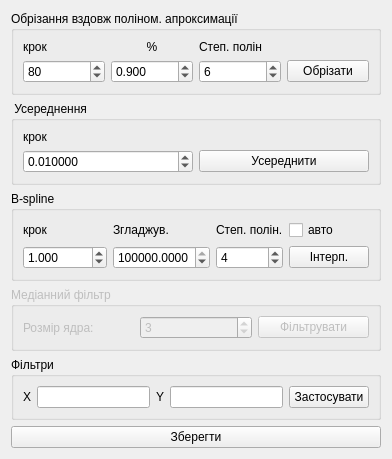
        <widget class="QWidget" name="tab_2">
         <property name="enabled">
          <bool>true</bool>
         </property>
         <attribute name="title">
          <string>Крос</string>
         </attribute>
         <layout class="QVBoxLayout" name="verticalLayout_2">
          <item>
           <widget class="QGroupBox" name="groupBox_5">
            <property name="title">
             <string>Обрізання вздовж поліном. апроксимації</string>
            </property>
            <layout class="QGridLayout" name="gridLayout_6">
             <item row="0" column="0">
              <widget class="QLabel" name="label_10">
               <property name="text">
                <string>крок</string>
               </property>
              </widget>
             </item>
             <item row="0" column="2">
              <widget class="QLabel" name="label_12">
               <property name="text">
                <string>Степ. полін</string>
               </property>
              </widget>
             </item>
             <item row="1" column="1">
              <widget class="QDoubleSpinBox" name="cPolyP">
               <property name="toolTip">
                <string>Відсоток від максимального відхилення</string>
               </property>
               <property name="decimals">
                <number>3</number>
               </property>
               <property name="minimum">
                <double>0.001000000000000</double>
               </property>
               <property name="maximum">
                <double>999.000000000000000</double>
               </property>
               <property name="singleStep">
                <double>0.010000000000000</double>
               </property>
               <property name="value">
                <double>0.900000000000000</double>
               </property>
              </widget>
             </item>
             <item row="1" column="2">
              <widget class="QDoubleSpinBox" name="cPolyM">
               <property name="decimals">
                <number>0</number>
               </property>
               <property name="value">
                <double>6.000000000000000</double>
               </property>
              </widget>
             </item>
             <item row="0" column="1">
              <widget class="QLabel" name="label_11">
               <property name="text">
                <string>%</string>
               </property>
               <property name="alignment">
                <set>Qt::AlignCenter</set>
               </property>
              </widget>
             </item>
             <item row="1" column="0">
              <widget class="QDoubleSpinBox" name="cPolyN">
               <property name="toolTip">
                <string>Розмір порцій, для яких буде проводитись обробка</string>
               </property>
               <property name="decimals">
                <number>0</number>
               </property>
               <property name="minimum">
                <double>1.000000000000000</double>
               </property>
               <property name="maximum">
                <double>999999999.000000000000000</double>
               </property>
               <property name="singleStep">
                <double>1.000000000000000</double>
               </property>
               <property name="value">
                <double>80.000000000000000</double>
               </property>
              </widget>
             </item>
             <item row="1" column="3">
              <widget class="QPushButton" name="cPolyOk">
               <property name="text">
                <string>Обрізати</string>
               </property>
              </widget>
             </item>
            </layout>
           </widget>
          </item>
          <item>
           <widget class="QGroupBox" name="groupBox_7">
            <property name="title">
             <string> Усереднення</string>
            </property>
            <layout class="QGridLayout" name="gridLayout">
             <item row="0" column="0">
              <widget class="QLabel" name="label_14">
               <property name="text">
                <string>крок</string>
               </property>
              </widget>
             </item>
             <item row="1" column="0">
              <widget class="QDoubleSpinBox" name="cAverageStep">
               <property name="toolTip">
                <string>Розмір порцій, для яких буде проводитись усереднення</string>
               </property>
               <property name="decimals">
                <number>6</number>
               </property>
               <property name="minimum">
                <double>0.000001000000000</double>
               </property>
               <property name="maximum">
                <double>999999999.000000000000000</double>
               </property>
               <property name="singleStep">
                <double>0.010000000000000</double>
               </property>
               <property name="value">
                <double>0.010000000000000</double>
               </property>
              </widget>
             </item>
             <item row="1" column="1">
              <widget class="QPushButton" name="cAverageOk">
               <property name="text">
                <string>Усереднити</string>
               </property>
              </widget>
             </item>
            </layout>
           </widget>
          </item>
          <item>
           <widget class="QGroupBox" name="groupBox_8">
            <property name="title">
             <string>В-spline</string>
            </property>
            <layout class="QGridLayout" name="gridLayout_7">
             <item row="0" column="0">
              <widget class="QLabel" name="label_16">
               <property name="text">
                <string>крок</string>
               </property>
              </widget>
             </item>
             <item row="0" column="1">
              <widget class="QLabel" name="label_17">
               <property name="text">
                <string>Згладжув.</string>
               </property>
              </widget>
             </item>
             <item row="0" column="2">
              <widget class="QLabel" name="label_4">
               <property name="text">
                <string>Степ. полін.</string>
               </property>
              </widget>
             </item>
             <item row="1" column="0">
              <widget class="QDoubleSpinBox" name="cB_splineStep">
               <property name="decimals">
                <number>3</number>
               </property>
               <property name="minimum">
                <double>0.001000000000000</double>
               </property>
               <property name="maximum">
                <double>99999.000000000000000</double>
               </property>
               <property name="singleStep">
                <double>0.500000000000000</double>
               </property>
               <property name="value">
                <double>1.000000000000000</double>
               </property>
              </widget>
             </item>
             <item row="1" column="1">
              <widget class="QDoubleSpinBox" name="cB_splineS">
               <property name="decimals">
                <number>4</number>
               </property>
               <property name="minimum">
                <double>0.000000000000000</double>
               </property>
               <property name="maximum">
                <double>999999999.000000000000000</double>
               </property>
               <property name="singleStep">
                <double>0.050000000000000</double>
               </property>
               <property name="value">
                <double>1500000.000000000000000</double>
               </property>
              </widget>
             </item>
             <item row="1" column="2">
              <widget class="QDoubleSpinBox" name="cB_splineK">
               <property name="decimals">
                <number>0</number>
               </property>
               <property name="maximum">
                <double>5.000000000000000</double>
               </property>
               <property name="value">
                <double>4.000000000000000</double>
               </property>
              </widget>
             </item>
             <item row="1" column="3">
              <widget class="QPushButton" name="cB_splineOk">
               <property name="text">
                <string>Інтерп.</string>
               </property>
              </widget>
             </item>
             <item row="0" column="3">
              <widget class="QCheckBox" name="cAutoB_splineS">
               <property name="text">
                <string>авто</string>
               </property>
              </widget>
             </item>
            </layout>
           </widget>
          </item>
          <item>
           <widget class="QGroupBox" name="groupBox_9">
            <property name="enabled">
             <bool>false</bool>
            </property>
            <property name="title">
             <string>Медіанний фільтр</string>
            </property>
            <layout class="QHBoxLayout" name="horizontalLayout_12">
             <item>
              <widget class="QLabel" name="label_18">
               <property name="text">
                <string>Розмір ядра:</string>
               </property>
              </widget>
             </item>
             <item>
              <widget class="QSpinBox" name="cMedFiltS">
               <property name="minimum">
                <number>1</number>
               </property>
               <property name="singleStep">
                <number>2</number>
               </property>
               <property name="value">
                <number>3</number>
               </property>
              </widget>
             </item>
             <item>
              <widget class="QPushButton" name="cMedFilt">
               <property name="text">
                <string>Фільтрувати</string>
               </property>
              </widget>
             </item>
            </layout>
           </widget>
          </item>
          <item>
           <widget class="QGroupBox" name="groupBox_21">
            <property name="title">
             <string>Фільтри</string>
            </property>
            <layout class="QHBoxLayout" name="horizontalLayout_22">
             <item>
              <widget class="QLabel" name="label_19">
               <property name="text">
                <string>X</string>
               </property>
              </widget>
             </item>
             <item>
              <widget class="QLineEdit" name="cXFilt">
               <property name="enabled">
                <bool>true</bool>
               </property>
               <property name="maxLength">
                <number>100</number>
               </property>
              </widget>
             </item>
             <item>
              <widget class="QLabel" name="label_27">
               <property name="text">
                <string>Y</string>
               </property>
              </widget>
             </item>
             <item>
              <widget class="QLineEdit" name="cYFilt">
               <property name="enabled">
                <bool>true</bool>
               </property>
               <property name="maxLength">
                <number>100</number>
               </property>
              </widget>
             </item>
             <item>
              <widget class="QPushButton" name="cFiltOk">
               <property name="text">
                <string>Застосувати</string>
               </property>
              </widget>
             </item>
            </layout>
           </widget>
          </item>
          <item>
           <widget class="QPushButton" name="cSave">
            <property name="text">
             <string>Зберегти</string>
            </property>
           </widget>
          </item>
         </layout>
        </widget>
